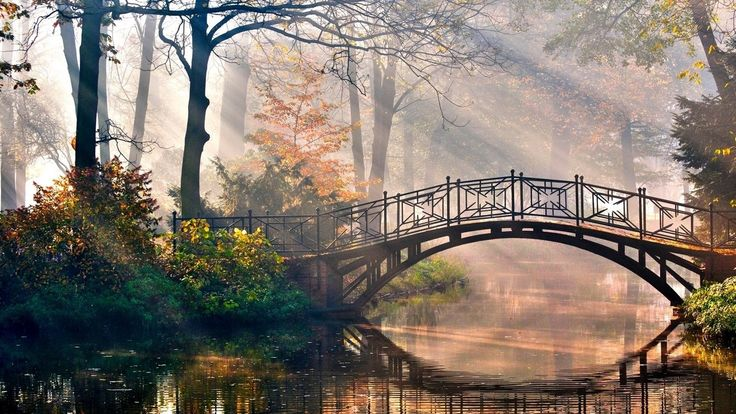
#> input picture image1.jpg, 736 x 414 px
$ python 5_translation.py
#> lines starting #> are read from the running program, lines starting #| are printed output that depends on the picture
import cv2
import numpy as np

img=cv2.imread("image1.jpg")
#> img is the input picture: shape (414, 736, 3); mean B, G, R 110.4, 120.4, 132

rows,cols=img.shape[:2]
#> rows = 414; cols = 736

M=np.float32([[1,0,100],[0,1,50]])

shift=cv2.warpAffine(img,M,(cols,rows))
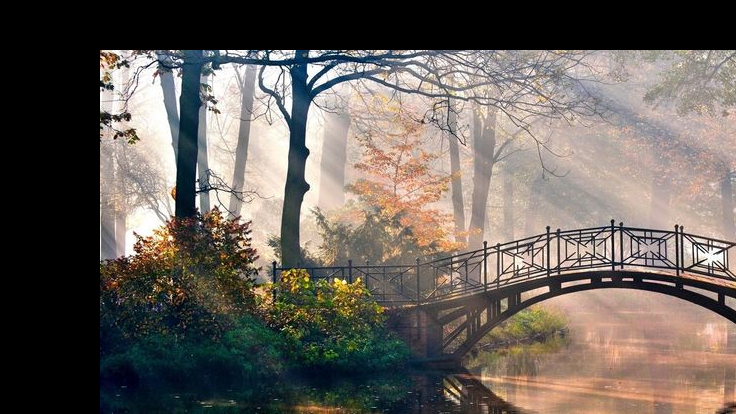
#> shift: shape (414, 736, 3); mean B, G, R 91.8, 98.2, 105.6

cv2.imshow("Original",img)
cv2.imshow("Translated",shift)

cv2.waitKey(0)
cv2.destroyAllWindows()
